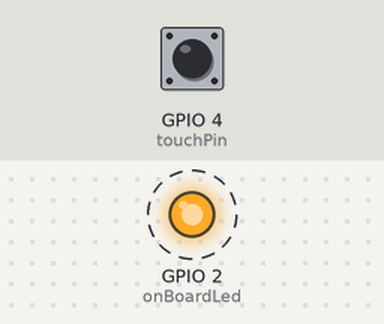
This sketch was run on a simulated ESP32. Shown: output pins drawn as LEDs (lit = HIGH). Dashed ring = blinking. The inputs (shaded band) are chosen by the test bench; at power-on: GPIO 4 (touchPin) HIGH. What the sketch prints to the serial monitor is not drawn.

Above: at 0.15 s.
Timing chart, 0 to 3.0 s (numbered marks = the images above):
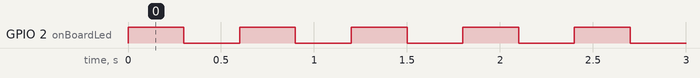

The sketch:

ToggleLedOnTouch.ino
```cpp
//pins
int onBoardLed=2;
int touchPin=4;

//variables
bool ledOn;
bool touched;

void setup() {
    Serial.begin(115200);
    pinMode(onBoardLed,OUTPUT);

    digitalWrite(onBoardLed,LOW);
    ledOn=false;
    touched=false;
}


void loop() {
  // put your main code here, to run repeatedly:
  touched=touchRead(touchPin)<800;
  Serial.println(touchRead(touchPin));
  if(touched)
  {
    ToggleLed();
    delay(300);
  }
}

void ToggleLed()
{
  ledOn=!ledOn;
  digitalWrite(onBoardLed,ledOn);
}
```

Measured:
- by itself, GPIO 2 (onBoardLed): alternates HIGH for 0.30 s and LOW for 0.30 s
